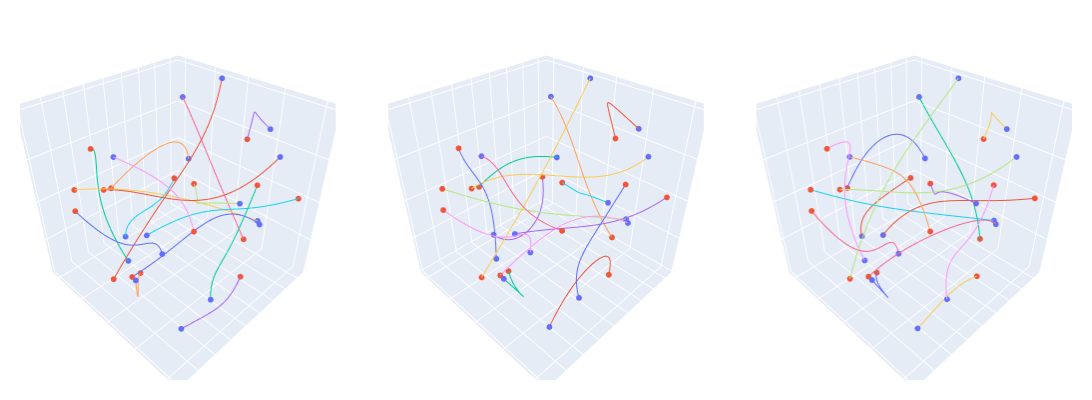

The notebook cell this image was saved under:
### Code cell
# Generated
multiviz_trajs(px_trajs[:3], py_trajs[:3], pz_trajs[:3], nrows=1, ncols=3, num_agents=num_agent, height=400, width=1_600)
